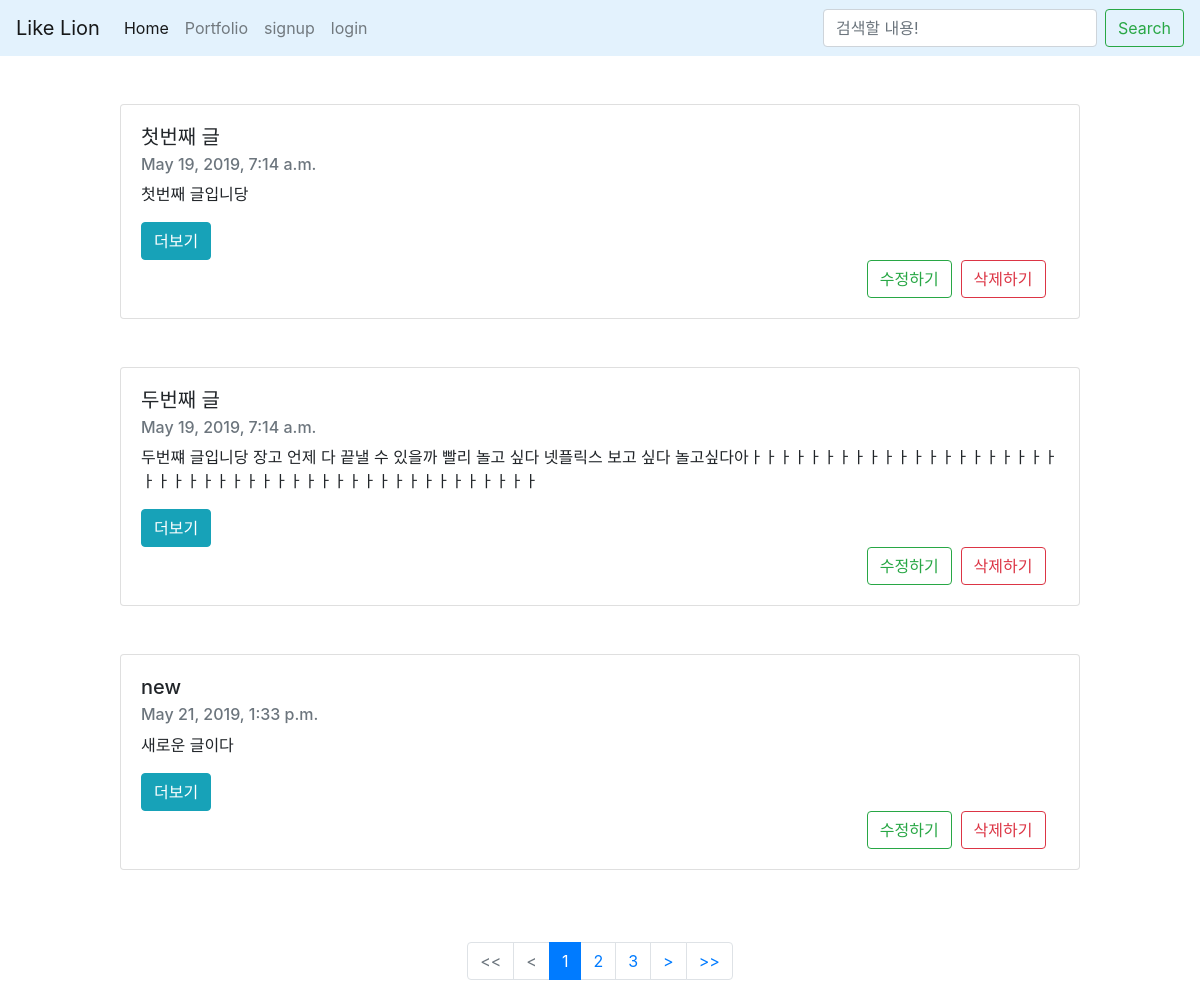
/, run on an earlier commit of the app's database.
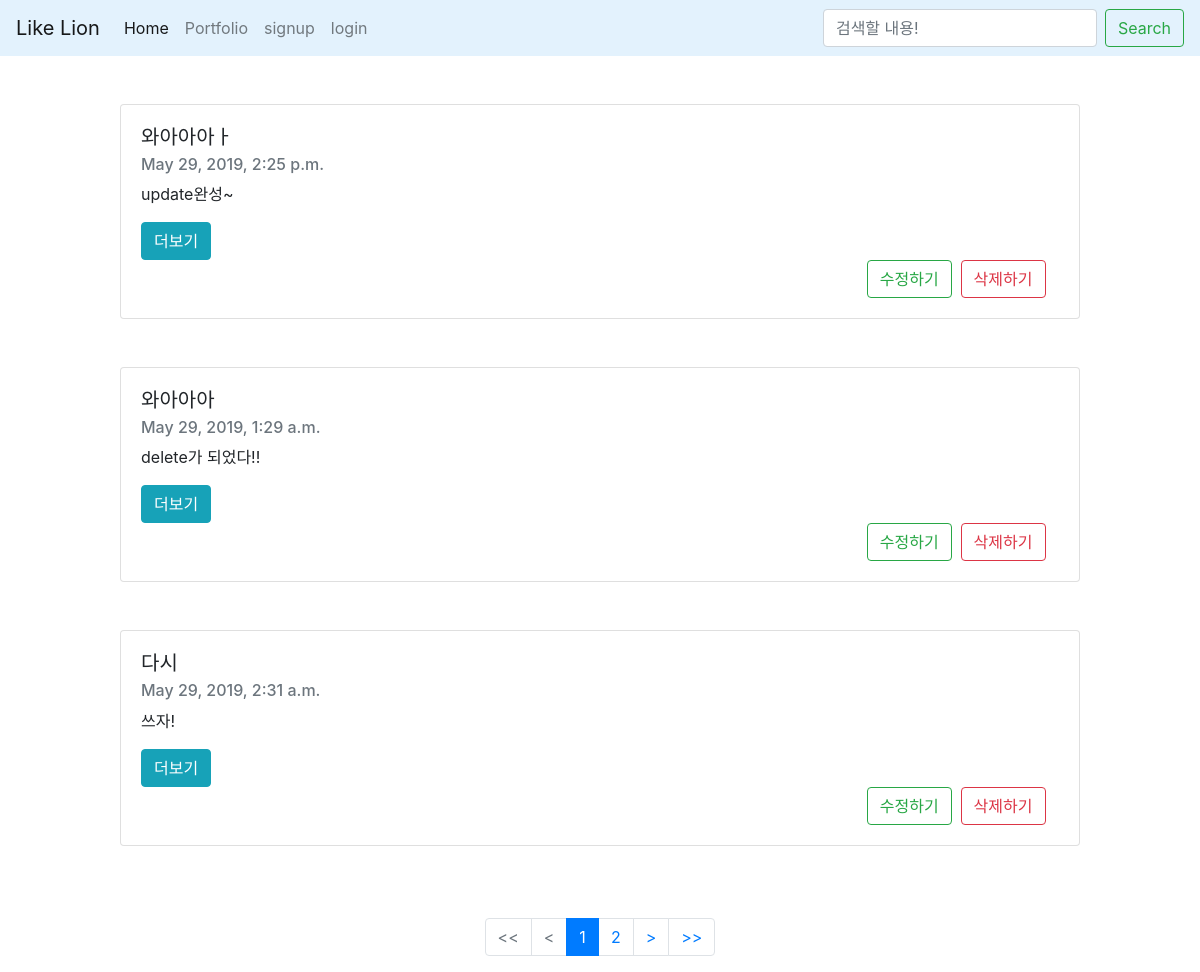
And on a later commit of the database.
### blogapp/models.py (models this page shows, shortened)
class Blog(models.Model):
    title = models.CharField(max_length=200)
    pub_date = models.DateTimeField('date published')
    body = models.TextField()
    def summary(self):
        return self.body[:100]

### blogapp/views.py (the view)
# urls.py: path('',blogapp.views.home,name='home'),
def home(request):
    blogs = Blog.objects
    blog_list = Blog.objects.all()
    paginator = Paginator(blog_list,3)
    page = request.GET.get('page')
    posts = paginator.get_page(page)
    return render(request, 'home.html', {'blogs': blogs, 'posts':posts})

### blogapp/templates/home.html (shortened to what this page needs)
{% extends 'base.html' %}
{% block contents %}
<body>
  {% for num in posts %}
   <div class="card" style="margin: 4% 10%">
         <div class="card-body">
            <h5 class="card-title">{{num.title}}</h5>
            <h6 class="card-subtitle mb-2 text-muted">{{num.pub_date}}</h6>
            <p class="card-text">{{num.summary}}</p>
            <a href="{%url 'detail' num.id%}">
            <button type="button" class="btn btn-info" data-toggle="tooltip" data-placement="bottom" title="{{num.body}}">
              더보기
            </button></a>
            <div class="text-right">
              <button type="button" class="btn btn-outline-success" data-toggle="modal" data-target="#update">수정하기</button>&nbsp;
                <button type="button" class="btn btn-outline-danger" data-toggle="modal" data-target="#exampleModal" >삭제하기</button>&nbsp; &nbsp;
              </div>
        </div>
    </div>
  {%endfor%}
  <br>
  <div class="container" style="text-align : center">
    <nav aria-label="Page navigation example">
      <ul class="pagination justify-content-center">
        {%if posts.has_previous%}
          <li class="page-item">
              <a class="page-link" href="?page=1" tabindex="-1" aria-disabled="true"><<</a>
          </li>
          <li class="page-item">
              <a class="page-link" href="?page={{posts.previous_page_number}}" tabindex="-1" aria-disabled="true"><</a>
          </li>
        {%else%}
          <li class="page-item disabled">
              <a class="page-link disabled" href="#" tabindex="-1" aria-disabled="true"><<</a>
          </li>
          <li class="page-item disabled">
            <a class="page-link disabled" href="#" tabindex="-1" aria-disabled="true"><</a>
          </li>
        {%endif%}
        {%for i in posts.paginator.page_range %}
          {%if i == posts.number %}
            <li class="page-item active"aria-current="page">
              <a class="page-link" href="?page={{i}}">{{i}}<div class="sr-only">(current)</div></a>
            </li>
          {%else%}
          <li class="page-item"><a class="page-link" href="?page={{i}}">{{i}}</a></li>
          {%endif%}
        {%endfor%}
        {%if posts.has_next%}
            <li class="page-item">
              <a class="page-link" href="?page={{posts.next_page_number}}" tabindex="-1" aria-disabled="true">></a>
            </li>
            <li class="page-item">
              <a class="page-link" href="?page={{posts.paginator.num_pages}}" tabindex="-1" aria-disabled="true">>></a>
            </li>
        {%endif%}
      </ul>
    </nav>
  </div>
  </body>
{%endblock%}

### blog2/templates/base.html (shortened to what this page needs)
<head>
  <link rel="stylesheet" href="https://stackpath.bootstrapcdn.com/bootstrap/4.3.1/css/bootstrap.min.css">
</head>
<body>
<nav class="navbar navbar-expand-lg navbar-light " style="background-color: #e3f2fd;">
   <a class="navbar-brand" href="{%url 'home' %}">Like Lion</a>
    <div class="collapse navbar-collapse" id="navbarSupportedContent">
      <ul class="navbar-nav mr-auto">
        <li class="nav-item active">
          <a class="nav-link" href="{%url 'home'%}">Home</a>
        </li>
        <li class="nav-item">
            <a class="nav-link" href="{% url 'portfolio' %}">Portfolio</a>
          </li>
        {% if user.is_authenticated%}
        <li class="nav-item dropdown">
            <a class="nav-link dropdown-toggle" id="navbarDropdown" role="button" data-toggle="dropdown" aria-haspopup="true" aria-expanded="false">환영합니다. {{ user.username }} 님!</a>
            <div class="dropdown-menu" aria-labelledby="navbarDropdown">
              <a class="dropdown-item" href="{% url 'new' %}">글쓰기</a>
              <a class="dropdown-item" href="javascript:{document.getElementById('logout').submit()}">Logout</a>
              <form id="logout" method="POST" action="{%url 'logout' %}">
                  {% csrf_token %} <input type="hidden" />
              </form>
            </div>
        </li>
        {% else %}
        <li class="nav-item">
            <a class="nav-link" href="{% url 'signup' %}">signup</a>
          </li>
        <li class="nav-item">
            <a class="nav-link" href="{% url 'login' %}">login</a>
        </li>
        {% endif %}
      </ul>
      <form class="form-inline my-2 my-lg-0" action="#" method="get">
        <input class="form-control mr-sm-2" type="search" placeholder="검색할 내용!" aria-label="Search">
        <button class="btn btn-outline-success my-2 my-sm-0" type="submit">Search</button>
      </form>
    </div>
  </nav>
{% block contents %}
{% endblock%}
</body>

What changed in the data, as far as the page shows it:
removed Blog: title "첫번째 글", pub_date "May 19, 2019, 7:14 a.m.", summary "첫번째 글입니당"
removed Blog: title "두번째 글", pub_date "May 19, 2019, 7:14 a.m.", summary "두번쨰 글입니당 장고 언제 다 끝낼 수 있을까 빨리 놀고 싶다 넷플릭스 보고 싶다 놀고싶다아ㅏㅏㅏㅏㅏㅏㅏㅏㅏㅏㅏㅏㅏㅏㅏㅏㅏㅏㅏㅏㅏㅏㅏㅏㅏㅏㅏㅏㅏㅏㅏㅏㅏㅏㅏㅏㅏㅏㅏㅏㅏㅏㅏㅏㅏㅏㅏㅏ"
removed Blog: title "new", pub_date "May 21, 2019, 1:33 p.m.", summary "새로운 글이다"
now on this page (row edited): Blog: title "와아아아ㅏ", pub_date "May 29, 2019, 2:25 p.m.", summary "update완성~"
added Blog: title "와아아아", pub_date "May 29, 2019, 1:29 a.m.", summary "delete가 되었다!!"
added Blog: title "다시", pub_date "May 29, 2019, 2:31 a.m.", summary "쓰자!"
Also different on the page:
list line gone: "3"
